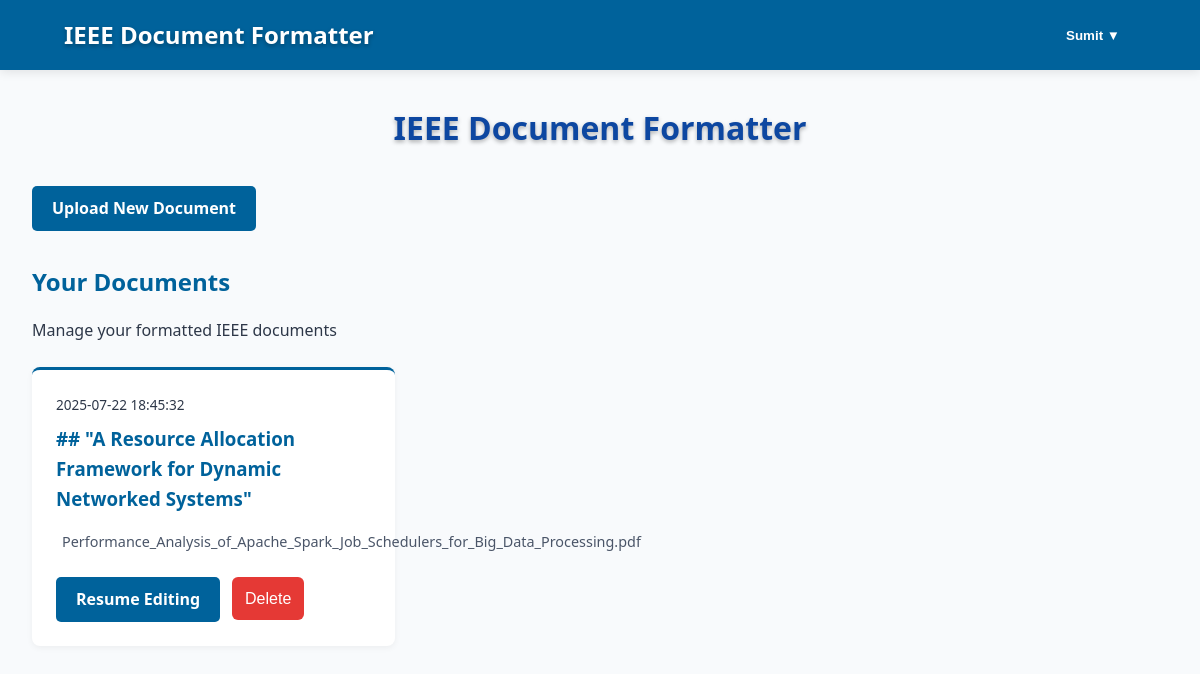
The page /dashboard (signed in) on the database as committed earlier.
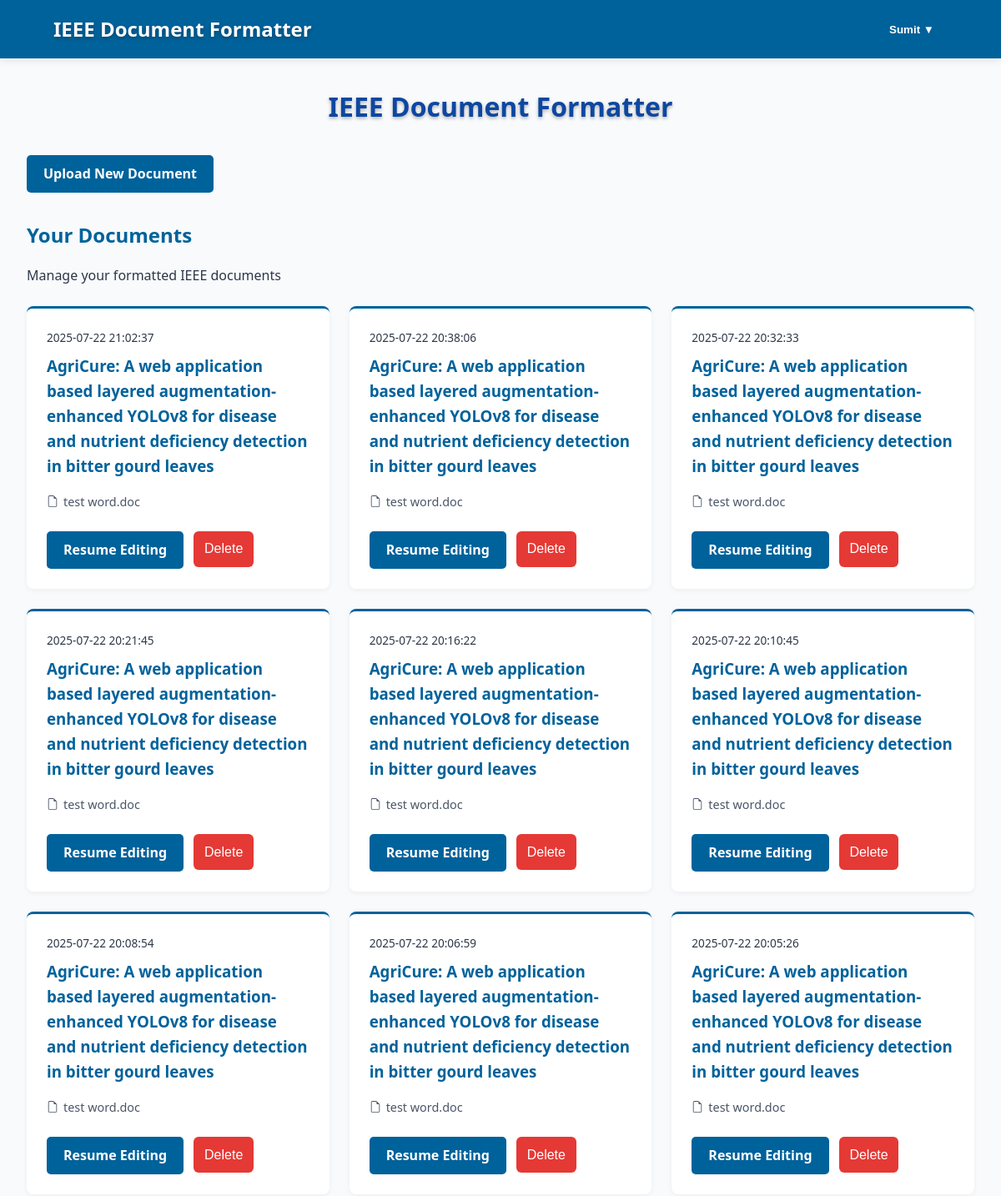
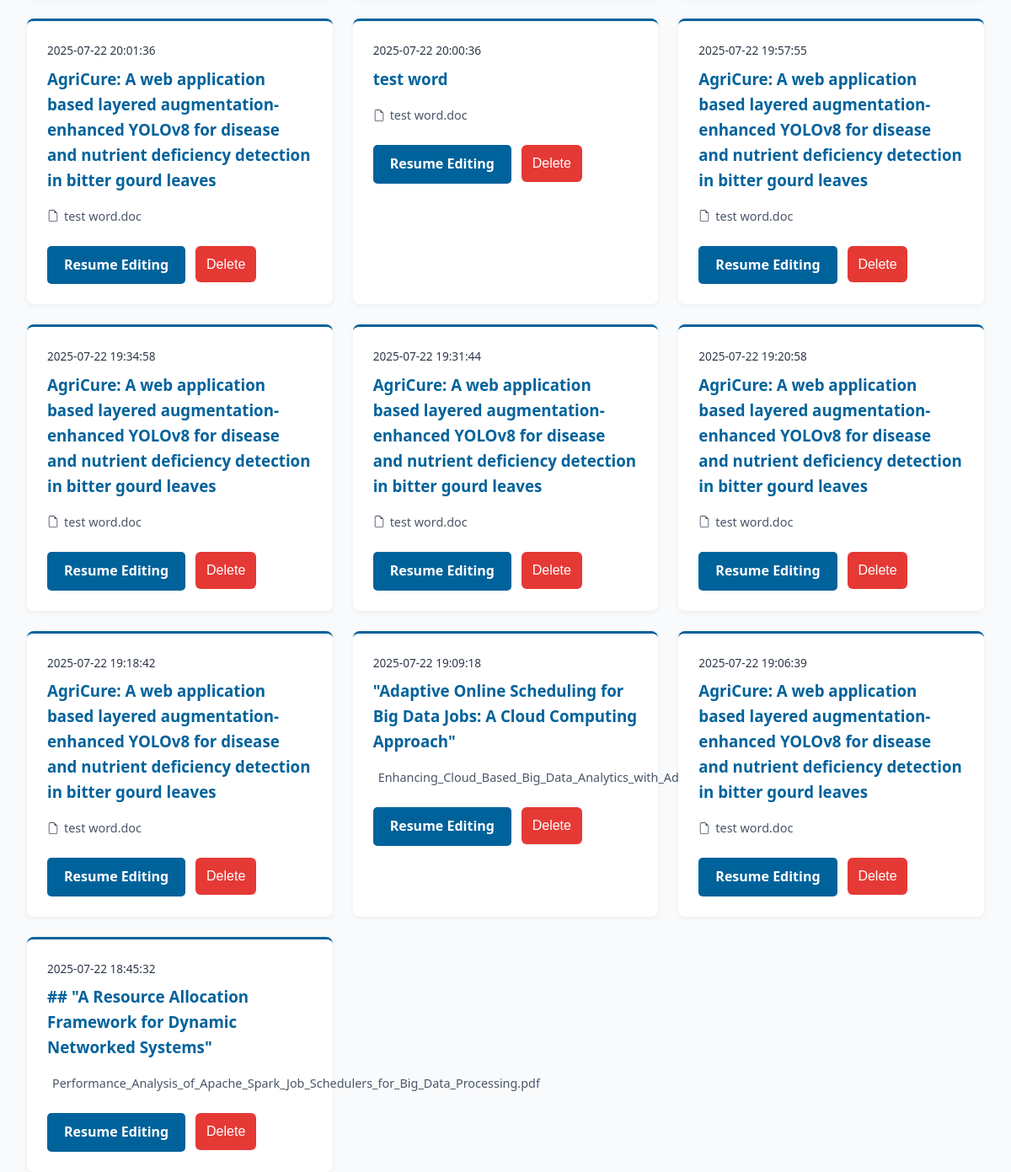
The same page on the database as committed later (2 pictures, top to bottom).
### tables this page shows
CREATE TABLE uploads (
            id INTEGER PRIMARY KEY AUTOINCREMENT,
            user_email TEXT NOT NULL,
            file_name TEXT NOT NULL,
            temp_id TEXT UNIQUE NOT NULL,
            title TEXT,
            parsed_on TIMESTAMP DEFAULT CURRENT_TIMESTAMP,
            FOREIGN KEY (user_email) REFERENCES users (email)
        );

### app.py (the view)
@app.route('/dashboard')
def dashboard():
    if 'user' not in session:
        return redirect(url_for('login_page'))
    uploads = get_user_uploads(session["user"])
    username = session.get('username')
    if not username:
        user = get_user_by_email(session["user"])
        username = user.get('name', 'User') if user else 'User'
    return render_template('dashboard.html', uploads=uploads, username=username)

### database.py (called while the page is built)
def get_db_connection():
    conn = sqlite3.connect(DATABASE)
    conn.row_factory = sqlite3.Row
    return conn

def get_user_uploads(user_email):
    try:
        conn = get_db_connection()
        cursor = conn.cursor()
        cursor.execute('''
            SELECT * FROM uploads
            WHERE user_email = ?
            ORDER BY parsed_on DESC
        ''', (user_email,))
        uploads = cursor.fetchall()
        conn.close()
        return [dict(upload) for upload in uploads]
    except Exception as e:
        print(f"Error getting uploads: {e}")
        return []

### templates/dashboard.html (shortened to what this page needs)
{% extends "base_dashboard.html" %}
{% block content %}
<div class="dashboard-container">
  <h1 style="color: #0d47a1;">IEEE Document Formatter</h1>
  <div class="upload-section">
    <a href="/index.html" class="btn-ieee-solid">
      Upload New Document
    </a>
  </div>
  <div class="documents-header">
    <h2>Your Documents</h2>
    <p class="text-muted">Manage your formatted IEEE documents</p>
  </div>
  {% if uploads %}
  <div class="document-grid">
    {% for item in uploads %}
    <div class="document-card">
      <div class="document-meta">
        <span class="text-muted">
          {{ item.parsed_on.strftime('%b %d, %Y') if item.parsed_on.strftime else item.parsed_on }}
        </span>
      </div>
      <h3>{{ item.title or item.file_name or 'Untitled Document' }}</h3>
      <div class="file-info">
        <svg width="14" height="14" fill="currentColor" viewBox="0 0 16 16" style="margin-right: 6px;">
          <path d="M4 0h5.5v1H4a1 1 0 0 0-1 1v12a1 1 0 0 0 1 1h8a1 1 0 0 0 1-1V4.5h1V14a2 2 0 0 1-2 2H4a2 2 0 0 1-2-2V2a2 2 0 0 1 2-2z"/>
          <path d="M9.5 3V0L14 4.5h-3A1.5 1.5 0 0 1 9.5 3z"/>
        </svg>
        {{ item.file_name }}
      </div>
      <div class="document-actions">
        <a href="/resume/{{ item.temp_id }}" class="btn-ieee-solid">
          Resume Editing
        </a>
        <form action="/delete_upload/{{ item.temp_id }}" method="post" style="display: inline;">
          <button type="submit" class="btn-ieee-danger" style="background-color: #E53935;">
            Delete
          </button>
        </form>
      </div>
    </div>
    {% endfor %}
  </div>
  {% endif %}
</div>
{% endblock %}

### templates/base_dashboard.html (shortened to what this page needs)
<!DOCTYPE html>
<html lang="en">
<head>
</head>
<body>
  <header class="topbar">
    <div class="container">
      <div class="topbar-inner">
        <div class="brand">
          <h1>IEEE Document Formatter</h1>
        </div>
         {% if session.get('user') %}
        <div class="user-dropdown">
          <button class="user-btn">
                     {{ username if username else session.get('username', 'User') }} ▼
        </div>
        {% endif %}
      </div>
    </div>
  </header>
  <main class="container">
    {% block content %}{% endblock %}
  </main>
</body>
</html>

### templates/base_dashboard.html (style rules this page uses)
:root { --ieee-blue: #00629B; --ieee-blue-light: #0085CA; --ieee-accent: #FF6D00; --light-bg: #F8FAFC; --card-bg: #FFFFFF; --text-dark: #2D3748; --text-light: #4A5568; --border-color: #E2E8F0; --danger-red: #E53935; }
body { font-family: 'Segoe UI', system-ui, sans-serif; background: var(--light-bg); color: var(--text-dark); margin: 0; line-height: 1.6; }
.container { max-width: 1200px; margin: 0 auto; padding: 0 2rem; }
.topbar { background: var(--ieee-blue); color: white; padding: 1rem 2rem; box-shadow: 0 2px 10px rgba(0,0,0,0.1); }
.topbar-inner { display: flex; justify-content: space-between; align-items: center; }
.brand h1 { margin: 0; font-size: 1.5rem; font-weight: 600; }
.user-dropdown { position: relative; display: inline-block; }
.user-btn { background: transparent; color: white; border: none; font-weight: 600; cursor: pointer; padding: 0.5rem 1rem; display: flex; align-items: center; gap: 0.5rem; }
h1 { color: white; text-align: center; margin-bottom: 2rem; font-weight: 600; text-shadow: 0 2px 4px rgba(0,0,0,0.3); }
button[type="submit"] { width: 100%; padding: 0.8rem; background: var(--ieee-blue); color: white; border: none; border-radius: 6px; font-size: 1rem; font-weight: 500; cursor: pointer; transition: all 0.3s; }

### templates/dashboard.html (style rules this page uses)
.dashboard-container { margin-top: 2rem; }
.upload-section { margin: 1.5rem 0 2rem; }
.documents-header { margin-bottom: 1.5rem; }
.documents-header h2 { margin-bottom: 0.5rem; color: var(--ieee-blue); }
.document-grid { display: grid; grid-template-columns: repeat(auto-fill, minmax(300px, 1fr)); gap: 1.5rem; }
.document-card { background: var(--card-bg); border-radius: 8px; padding: 1.5rem; box-shadow: 0 2px 6px rgba(0,0,0,0.05); border-top: 3px solid var(--ieee-blue); transition: transform 0.2s; }
.document-meta { margin-bottom: 0.5rem; font-size: 0.85rem; }
.document-card h3 { margin: 0 0 1rem 0; color: var(--ieee-blue); }
.file-info { display: flex; align-items: center; color: var(--text-light); font-size: 0.9rem; margin-bottom: 1.5rem; }
.document-actions { display: flex; gap: 0.75rem; }
.btn-ieee-solid { background: #00629B; color: white; padding: 10px 20px; border: none; border-radius: 5px; cursor: pointer; font-weight: bold; text-decoration: none; display: inline-block; text-align: center; transition: opacity 0.2s; }
.btn-ieee-danger { background: #E53935; color: white; padding: 10px 20px; border: none; border-radius: 5px; cursor: pointer; font-weight: bold; text-decoration: none; display: inline-block; text-align: center; transition: opacity 0.2s; }

Rows that differ between the two databases and show on the page:
added uploads: parsed_on "2025-07-22 21:02:37", title "AgriCure: A web application based layered augmentation-enhanced YOLOv8 for disease and nutrient deficiency detection in bitter gourd leaves", file_name "test word.doc"
added uploads: parsed_on "2025-07-22 20:38:06", title "AgriCure: A web application based layered augmentation-enhanced YOLOv8 for disease and nutrient deficiency detection in bitter gourd leaves", file_name "test word.doc"
added uploads: parsed_on "2025-07-22 20:32:33", title "AgriCure: A web application based layered augmentation-enhanced YOLOv8 for disease and nutrient deficiency detection in bitter gourd leaves", file_name "test word.doc"
added uploads: parsed_on "2025-07-22 20:21:45", title "AgriCure: A web application based layered augmentation-enhanced YOLOv8 for disease and nutrient deficiency detection in bitter gourd leaves", file_name "test word.doc"
added uploads: parsed_on "2025-07-22 20:16:22", title "AgriCure: A web application based layered augmentation-enhanced YOLOv8 for disease and nutrient deficiency detection in bitter gourd leaves", file_name "test word.doc"
added uploads: parsed_on "2025-07-22 20:10:45", title "AgriCure: A web application based layered augmentation-enhanced YOLOv8 for disease and nutrient deficiency detection in bitter gourd leaves", file_name "test word.doc"
added uploads: parsed_on "2025-07-22 20:08:54", title "AgriCure: A web application based layered augmentation-enhanced YOLOv8 for disease and nutrient deficiency detection in bitter gourd leaves", file_name "test word.doc"
added uploads: parsed_on "2025-07-22 20:06:59", title "AgriCure: A web application based layered augmentation-enhanced YOLOv8 for disease and nutrient deficiency detection in bitter gourd leaves", file_name "test word.doc"
added uploads: parsed_on "2025-07-22 20:05:26", title "AgriCure: A web application based layered augmentation-enhanced YOLOv8 for disease and nutrient deficiency detection in bitter gourd leaves", file_name "test word.doc"
added uploads: parsed_on "2025-07-22 20:01:36", title "AgriCure: A web application based layered augmentation-enhanced YOLOv8 for disease and nutrient deficiency detection in bitter gourd leaves", file_name "test word.doc"
added uploads: parsed_on "2025-07-22 20:00:36", title "test word", file_name "test word.doc"
added uploads: parsed_on "2025-07-22 19:57:55", title "AgriCure: A web application based layered augmentation-enhanced YOLOv8 for disease and nutrient deficiency detection in bitter gourd leaves", file_name "test word.doc"
added uploads: parsed_on "2025-07-22 19:34:58", title "AgriCure: A web application based layered augmentation-enhanced YOLOv8 for disease and nutrient deficiency detection in bitter gourd leaves", file_name "test word.doc"
added uploads: parsed_on "2025-07-22 19:31:44", title "AgriCure: A web application based layered augmentation-enhanced YOLOv8 for disease and nutrient deficiency detection in bitter gourd leaves", file_name "test word.doc"
added uploads: parsed_on "2025-07-22 19:20:58", title "AgriCure: A web application based layered augmentation-enhanced YOLOv8 for disease and nutrient deficiency detection in bitter gourd leaves", file_name "test word.doc"
added uploads: parsed_on "2025-07-22 19:18:42", title "AgriCure: A web application based layered augmentation-enhanced YOLOv8 for disease and nutrient deficiency detection in bitter gourd leaves", file_name "test word.doc"
added uploads: parsed_on "2025-07-22 19:09:18", title "\"Adaptive Online Scheduling for Big Data Jobs: A Cloud Computing Approach\"", file_name "Enhancing_Cloud_Based_Big_Data_Analytics_with_Adaptive_Job_Level_Parallelism.pdf"
added uploads: parsed_on "2025-07-22 19:06:39", title "AgriCure: A web application based layered augmentation-enhanced YOLOv8 for disease and nutrient deficiency detection in bitter gourd leaves", file_name "test word.doc"
